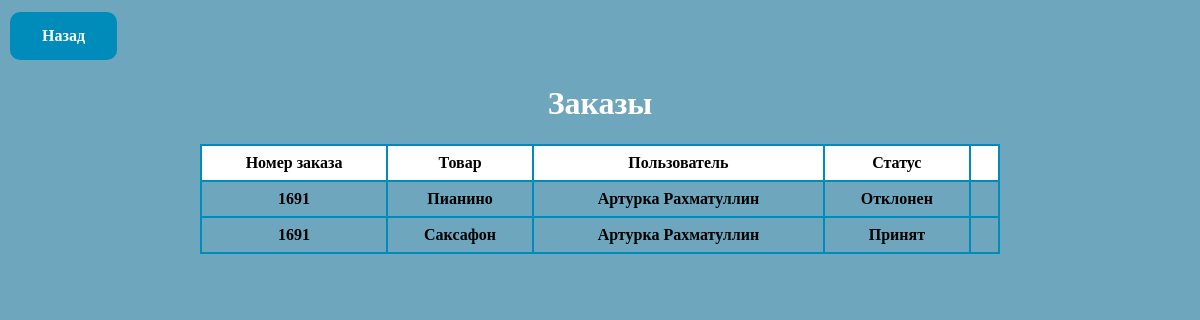
/admin/ordersAdmin.php, run on the app's committed database.
### tables this page shows
CREATE TABLE `orders` (
  `id_order` int NOT NULL,
  `code_order` varchar(200) NOT NULL,
  `user` int NOT NULL,
  `tovar` int NOT NULL,
  `status` int NOT NULL
);

CREATE TABLE `tovar` (
  `id_tovar` int NOT NULL,
  `name_tovar` varchar(150) NOT NULL,
  `sale` varchar(250) NOT NULL,
  `photo` varchar(250) NOT NULL,
  `country` varchar(150) NOT NULL,
  `date_tovar` date NOT NULL,
  `model` varchar(150) NOT NULL,
  `category` int NOT NULL
);

CREATE TABLE `users` (
  `id_user` int NOT NULL,
  `name` varchar(150) NOT NULL,
  `surname` varchar(150) NOT NULL,
  `patronymic` varchar(150) NOT NULL,
  `login` varchar(256) NOT NULL,
  `email` varchar(300) NOT NULL,
  `password` varchar(300) NOT NULL,
  `role` int NOT NULL
);

CREATE TABLE `status` (
  `id_status` int NOT NULL,
  `name_status` varchar(200) NOT NULL
);

### admin/ordersAdmin.php (the view, shortened to what this page needs)
<?php
require_once "../connect.php";
$query23 = "select * from orders join tovar on orders.tovar = tovar.id_tovar join status on orders.status = status.id_status join users on orders.user = users.id_user";
$res22 = mysqli_query($con, $query23);
?>
<!DOCTYPE html>
<html lang="en">
<head>
    <link rel="stylesheet" href="/style.css">
</head>
<body>
    <a href='/admin/index.php'><Button class='btn log-btn'>Назад</Button></a>
    <table class="table-d">
        <h1 style="text-align: center;font-family: Dewberry;color: white; font-weight: bold; ">Заказы</h1>
        <thead>
            <tr>
                <th>Номер заказа</th>
                <th>Товар</th>
                <th>Пользователь</th>
                <th>Статус</th>
                <th></th>
            </tr>
        </thead>
        <tbody>
            <?
            while ($order = mysqli_fetch_array($res22)) {
            ?>
                <tr>
                    <td><?= $order['code_order'] ?></td>
                    <td><?= $order['name_tovar'] ?></td>
                    <td><?= $order['name'] ?> <?= $order['surname'] ?></td>
                    <td><?= $order['name_status'] ?></td>
                    <td>
                    </td>
                </tr>
            <?
            }
            ?>
        </tbody>
    </table>
</body>
</html>

### style.css (style rules this page uses)
* { box-sizing: border-box; }
body { background-color: rgb(109, 166, 189); }
.btn { font-family: Dewberry; font-weight: bold; background-color: #008CBA; border: none; color: white; padding: 15px 32px; text-align: center; text-decoration: none; display: inline-block; font-size: 16px; margin: 4px 2px; cursor: pointer; transition-duration: 0.4s; border-radius: 10px; }
table { border-collapse: collapse; width: 100%; max-width: 800px; margin: 0 auto; }
th, td { border: 2px solid #008CBA; padding: 8px; text-align: center; }
th { background-color: #ffffff; font-weight: bold; }
.table-d { font-family: Dewberry; color: rgb(0, 0, 0); font-weight: bold; }

### data on the page
orders: code_order "1691", tovar.name_tovar "Пианино", user.name "Артурка", user.surname "Рахматуллин", status.name_status "Отклонен"
orders: code_order "1691", tovar.name_tovar "Саксафон", user.name "Артурка", user.surname "Рахматуллин", status.name_status "Принят"
